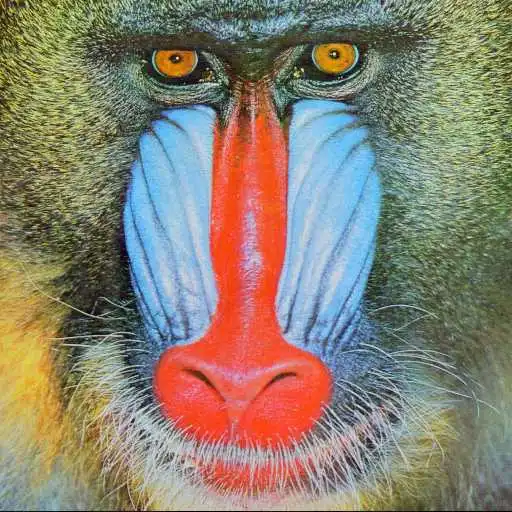
#> input picture Q2_KMeans/mandrill1.webp, 512 x 512 px
$ python k_means.py
#> lines starting #> are read from the running program, lines starting #| are printed output that depends on the picture
import cv2
import numpy as np
import matplotlib.pyplot as plt
from sklearn.cluster import KMeans
import math
import os

image_path = "mandrill1.webp"

K_list = [2,4,8]

def mse(img1, img2):
    img1 = img1.astype(np.float64)
    img2 = img2.astype(np.float64)
    return np.mean((img1 - img2) ** 2)

image_bgr = cv2.imread(image_path)
#> image_bgr is the input picture: shape (512, 512, 3); mean B, G, R 113, 129.1, 137.3

if image_bgr is None:
    print("❌ ERROR: Could not load the image. Check path and filename.")
    exit()

# Convert to RGB
image = cv2.cvtColor(image_bgr, cv2.COLOR_BGR2RGB)
h, w, c = image.shape
#> h = 512; w = 512; c = 3

pixels = image.reshape(-1, 3)

image_name = os.path.splitext(os.path.basename(image_path))[0]

# Output folder
output_dir = "quantized_output"
os.makedirs(output_dir, exist_ok=True)

Rates = []
Distortions = []

for K in K_list:
    print(f"\nProcessing K = {K}")

    kmeans = KMeans(n_clusters=K, random_state=42, n_init=10)
    labels = kmeans.fit_predict(pixels)
    centroids = kmeans.cluster_centers_.astype(np.uint8)

    quant_pixels = centroids[labels]
    quant_image = quant_pixels.reshape(h, w, 3)

    save_path = f"{output_dir}/{image_name}_K{K}.png"
    cv2.imwrite(save_path, cv2.cvtColor(quant_image, cv2.COLOR_RGB2BGR))
    print(f"✔ Saved quantized image: {save_path}")

    D = mse(image, quant_image)
    R = math.log2(K)

    Rates.append(R)
    Distortions.append(D)

    print(f"Rate = {R:.4f} bits | MSE = {D:.4f}")
#> this loop made 3 passes
#> D on passes 1 to 3: 1618.1, 667.4, 337.9
#| Rate = 1.0000 bits | MSE = 1618.0613
#| Rate = 2.0000 bits | MSE = 667.3535
#| Rate = 3.0000 bits | MSE = 337.8684
#> pass 1, `quant_image = quant_pixels.reshape(h, w, 3)`:
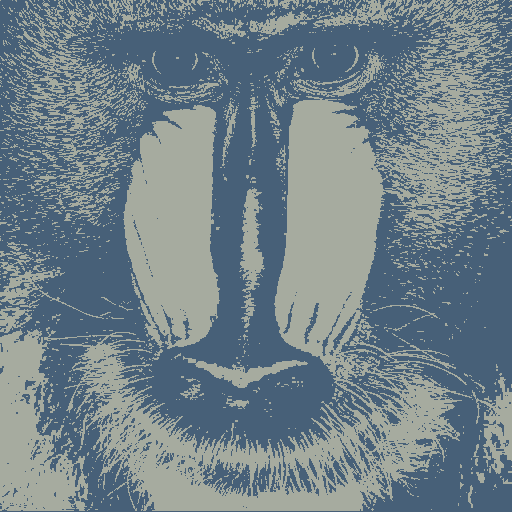
#> quant_image: shape (512, 512, 3); mean of channels 0, 1, 2 136.9, 128.5, 112.1; drawn as B, G, R
#> pass 1, `cv2.imwrite(save_path, cv2.cvtColor(quant_image, cv2.COLOR_RGB2BGR))`:
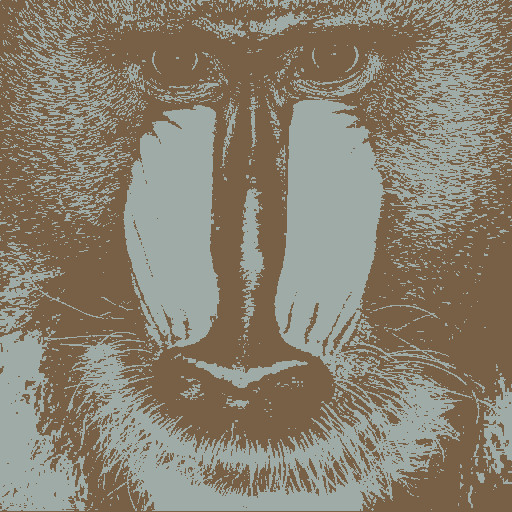
#> saved as mandrill1_K2.png: shape (512, 512, 3); mean B, G, R 112.1, 128.5, 136.9
#> after the loop:
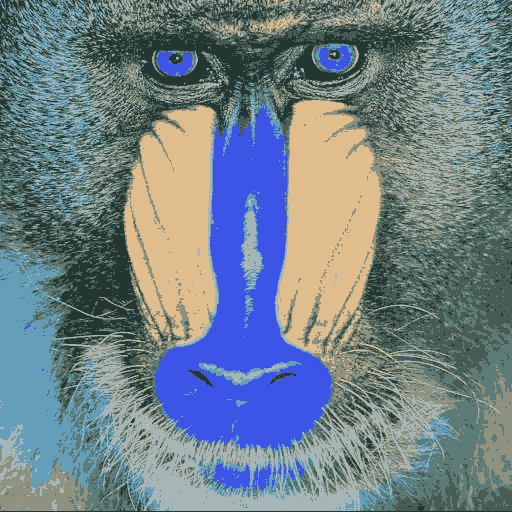
#> quant_image: shape (512, 512, 3); mean of channels 0, 1, 2 136.9, 128.8, 112.5; drawn as B, G, R
#> after the loop, Distortions = [1618.1, 667.4, 337.9]; Rates = [1, 2, 3]

plt.figure(figsize=(7,5))
plt.plot(Rates, Distortions, marker='o', linewidth=2)
plt.title(f"Rate–Distortion Curve: {image_name}")
plt.xlabel("Rate (bits/pixel) = log2(K)")
plt.ylabel("Distortion (MSE)")
plt.grid(True)

graph_path = f"{output_dir}/{image_name}_RD_curve.png"
plt.savefig(graph_path, dpi=150, bbox_inches='tight')
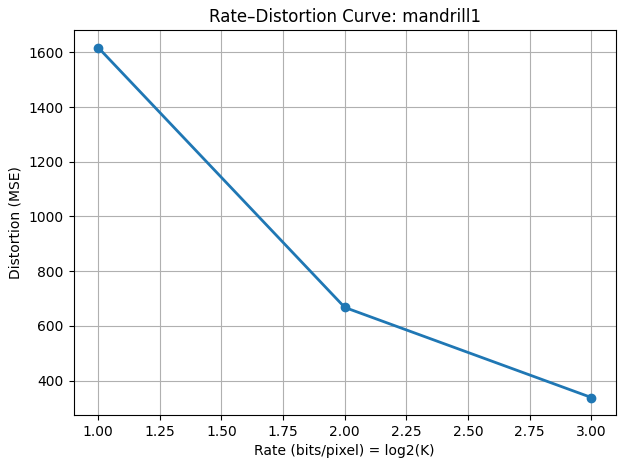
#> figure drawn by matplotlib, 1 panel
plt.close()

print(f"\n📈 RD curve saved at: {graph_path}")
print("\n🎉 All processing complete! Check the 'quantized_output' folder.")
